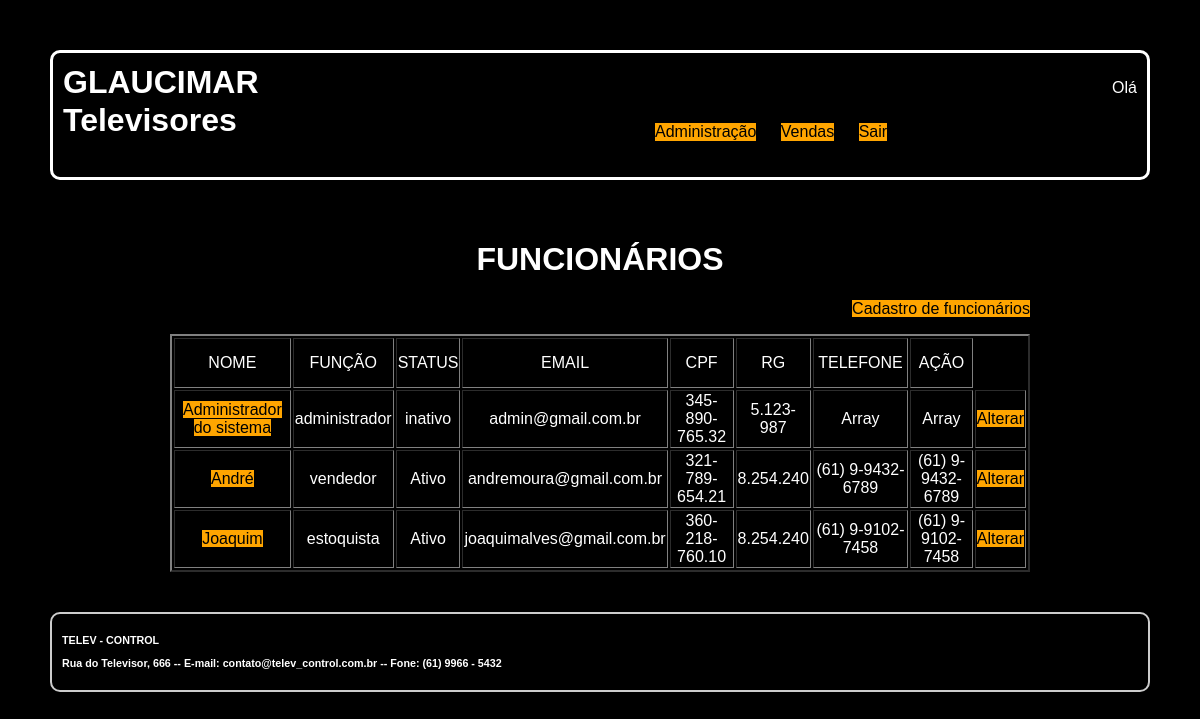
The page /lista_fun.php on the database its author committed.
### tables this page shows
CREATE TABLE `funcionarios` (
  `Cod_Funcionarios` int(11) NOT NULL,
  `nome_fun` varchar(45) NOT NULL,
  `login_fun` varchar(45) NOT NULL,
  `senha_fun` varchar(45) NOT NULL,
  `status_fun` varchar(45) NOT NULL,
  `funcao_fun` varchar(45) NOT NULL,
  `email_fun` varchar(45) NOT NULL,
  `cpf_fun` varchar(14) NOT NULL,
  `rg_fun` varchar(9) NOT NULL,
  `telefone_fun` varchar(16) NOT NULL
);

### lista_fun.php (the view, shortened to what this page needs)
<!DOCTYPE html>
<html>
    <head>
        <link rel="stylesheet" href="css/layout.css">
		<link rel="stylesheet" href="css/menu.css">
    </head>
    <body>
        <div id="principal">
			<div id="topo">
				<div id="logo">
					<h1> GLAUCIMAR </h1>
					<h1> Televisores </h1>
				</div>
				<div id="menu_global"  class="menu_global">
					<p align="right"> Olá <?php include "valida_login.php"; ?>  </p>
					<?php include "menu_local.php"; ?>
				</div>
			</div>
			<div id="conteudo_especifico">
				<h1> FUNCIONÁRIOS </h1>
				<p align="right">
					<a href="cadastra_fun.php" class="list">
						Cadastro de funcionários
					</a>
				</p>
				<?php
					$conexao = mysqli_connect("localhost", "root", "", "televisores");
					$sql_consulta = "SELECT nome_fun,
											funcao_fun,
											status_fun,
											email_fun,
											cpf_fun,
											rg_fun,
											telefone_fun
									 FROM funcionarios";
					$sql_resultado = mysqli_query($conexao, $sql_consulta);
				?>
				<table width="100%" border="2">
					<tr height="50px">
						<td>
							NOME
						</td>
						<td>
							FUNÇÃO
						</td>
						<td>
							STATUS
						</td>
						<td>
							EMAIL
						</td>
						<td>
							CPF
						</td>
						<td>
							RG
						</td>
						<td>
							TELEFONE
						</td>
						<td>
							AÇÃO
						</td>
					</tr>
					<?php
						while($registro = mysqli_fetch_row($sql_resultado)) {
					?>
						<tr height="50px">
							<td>
								<a href="exibe_fun.php?codigo=<?php echo $registro[3]; ?>">
									<?php echo  $registro[0]; ?>
								</a>
							</td>
							<td>
								<?php echo $registro[1]; ?>
							</td>
							<td>
								<?php echo $registro[2]; ?>
							</td>
							<td>
								<?php echo $registro[3]; ?>
							</td>
							<td>
								<?php echo $registro[4]; ?>
							</td>
							<td>
								<?php echo $registro[5]; ?>
							</td>
							<td>
								<?php echo $registro[6]; ?>
							</td>
							<td>
								<?php echo $registro[6]; ?>
							</td>
							<td>
								<a href="altera_fun.php?codigo=<?php echo $registro[3]; ?>">
									Alterar
								</a>
							</td>
						</tr>
					<?php
						}
					?>
				</table>
			</div>
			<div id="rodape">
				<div id="texto_institucional">
					<div id="texto_institucional">
						<h6> TELEV - CONTROL </h6>
						<h6> Rua do Televisor, 666 -- E-mail: contato@telev_control.com.br -- Fone: (61) 9966 - 5432 </h6>
					</div>
				</div>
		</div>
    </body>
</html>

### menu_local.php (shortened to what this page needs)
<?php
	if ($_SESSION["funcao_fun"] == "Administrador") {
?>
<ul>
	<li><a href="administracao.php" class="active">Administração</a></li>
	<li><a href="lista_fun.php" class="active">Funcionários</a></li>
	<li><a href="lista_telev.php" class="active">Televisores</a></li>
	<li><a href="vendas.php" class="active">Vendas</a></li>
	<li><a href="relatorios.php" class="active">Relatorios</a></li>
	<li><a href="logout.php" class="active">Sair</a></li>
</ul>
<?php
	}
	else {
?>
<ul>
	<li><a href="administracao.php" class="active">Administração</a></li>
	<li><a href="vendas.php">Vendas</a></li>
	<li><a href="logout.php" class="active">Sair</a></li>
</ul>
<?php
	}
?>

### css/layout.css (style rules this page uses)
.list { text-decoration: none; color: black; }
a { text-decoration: none; color: black; }
p { color: white; }
td { color: white; }
#principal { margin: 50px; font-family: Arial, sans-serif; }
#topo { display: grid; grid-template-columns: 1fr 1fr; gap: 10px; margin: 0 auto 20px auto; padding: 10px; border-radius: 10px; border: none; color: white; justify-content: space-between; background-color: black; border: 3px solid white; }
h1 { color: white; }
#logo h1 { line-height: 1.2; margin: 0; }
#conteudo_especifico { padding: 20px; margin: auto 100px; text-align: center; background-color: black; border-radius: 8px; box-shadow: 0 2px 5px rgba(0, 0, 0, 0.1); }
#rodape { display: grid; grid-template-columns: 1fr 1fr; grid-template-rows: auto; gap: 10px; margin: 20px auto 0; padding: 10px; border-radius: 10px; border: 2px solid #ccc; color: white; justify-content: space-between; background-color: black; }
#rodape h6 { line-height: 1.2; word-spacing: 0px; margin: 10px 0; text-align: left; }

### css/menu.css (style rules this page uses)
.menu_global ul li { border-radius: 5px; }
.menu_global a { text-decoration: none; color: black; }
.active, a { background-color: orange; }

### rows shown on the page
funcionarios: nome_fun "Administrador do sistema", funcao_fun "administrador", status_fun "inativo", email_fun "admin@gmail.com.br", cpf_fun "345-890-765.32", rg_fun "5.123-987", telefone_fun "Array"
funcionarios: nome_fun "André", funcao_fun "vendedor", status_fun "Ativo", email_fun "andremoura@gmail.com.br", cpf_fun "321-789-654.21", rg_fun "8.254.240", telefone_fun "(61) 9-9432-6789"
funcionarios: nome_fun "Joaquim", funcao_fun "estoquista", status_fun "Ativo", email_fun "joaquimalves@gmail.com.br", cpf_fun "360-218-760.10", rg_fun "8.254.240", telefone_fun "(61) 9-9102-7458"
